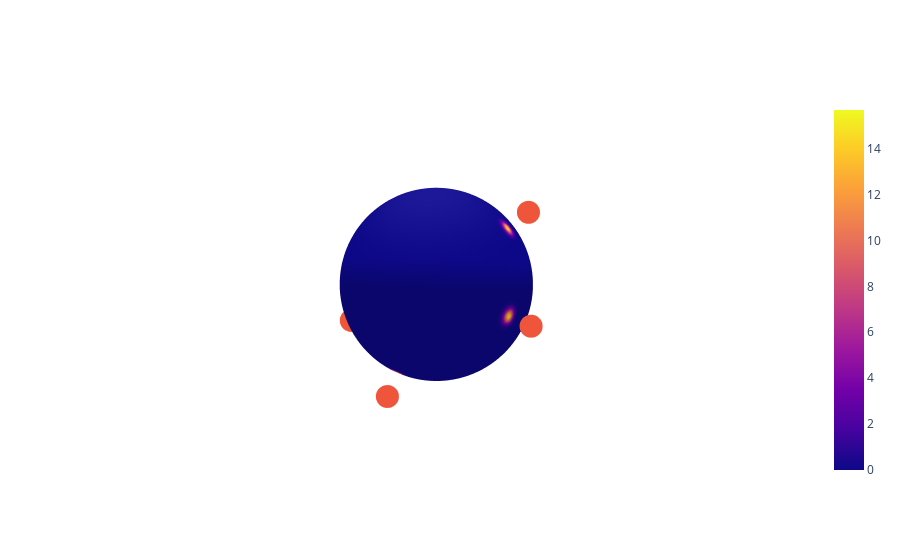

Notebook code cell kept with this figure:
### Code cell
random_dist_copy = e3nn.SphericalSignal(grid_values=random_dist.grid_values[0], quadrature=random_dist.quadrature)
fig = go.Figure([go.Surface(random_dist_copy.plotly_surface(scale_radius_by_amplitude=False, radius=0.8, normalize_radius_by_max_amplitude=True)),
                 go.Scatter3d(x=random_points[:, 0], y=random_points[:, 1], z=random_points[:, 2], mode='markers')])

# Do not show the axis
fig.update_layout(scene = dict(
                    xaxis = dict(showticklabels=False, visible=False),
                    yaxis = dict(showticklabels=False, visible=False),
                    zaxis = dict(showticklabels=False, visible=False)))
fig.show()

### Figure 1 — Plotly figure (JSON) as saved in the notebook; plotly's stock layout.template omitted (floating-point values rounded to 4 significant figures; data arrays with more than 128 entries replaced by an {"elided": "..."} marker saying what was removed)
{"data": [{"surfacecolor": {"elided": "82x160 float values"}, "type": "surface", "x": {"elided": "82x160 float values"}, "y": {"elided": "82x160 float values"}, "z": {"elided": "82x160 float values"}}, {"mode": "markers", "type": "scatter3d", "x": [0.04385, 0.7828, 0.4468, -0.4032, -0.1614], "y": [0.9873, 0.2335, -0.7137, 0.5594, -0.553], "z": [0.1528, -0.5769, -0.5394, 0.7242, -0.8174]}], "layout": {"scene": {"xaxis": {"showticklabels": false, "visible": false}, "yaxis": {"showticklabels": false, "visible": false}, "zaxis": {"showticklabels": false, "visible": false}}}}
